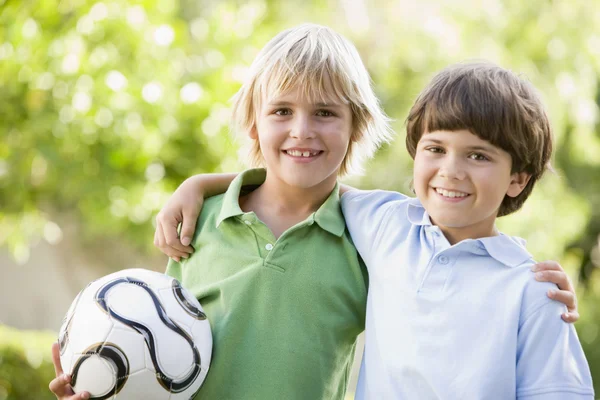
#> input picture two.png, 600 x 400 px
$ python face_detector.py
#> lines starting #> are read from the running program, lines starting #| are printed output that depends on the picture; after the words box and inside, x2 and y2 are one past the last pixel; in counts of white or black regions, pixels touching at a corner belong together
import cv2
from random import randrange

trained_face_data = cv2.CascadeClassifier('haarcascade_frontalface_default.xml')

img = cv2.imread('two.png')
#> img is the input picture: shape (400, 600, 3); mean B, G, R 151.4, 189.1, 185.8

greyscaled_img = cv2.cvtColor(img, cv2.COLOR_BGR2GRAY)
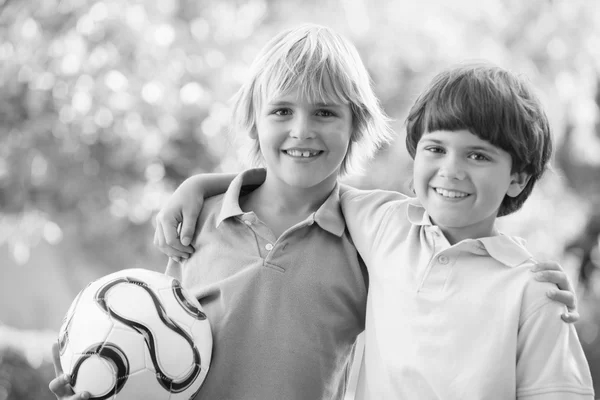
#> greyscaled_img: shape (400, 600); min 3, max 255, mean 183.8


face_coordinates = trained_face_data.detectMultiScale(greyscaled_img)
#> face_coordinates = [[404, 114, 99, 99], [247, 69, 112, 112]]

#print(face_coordinates)


for (x,y,w,h) in face_coordinates:
    cv2.rectangle(img, (x,y),(x+w, y+h), (randrange(256), randrange(256),randrange(256)), 2)
#> this loop made 2 passes
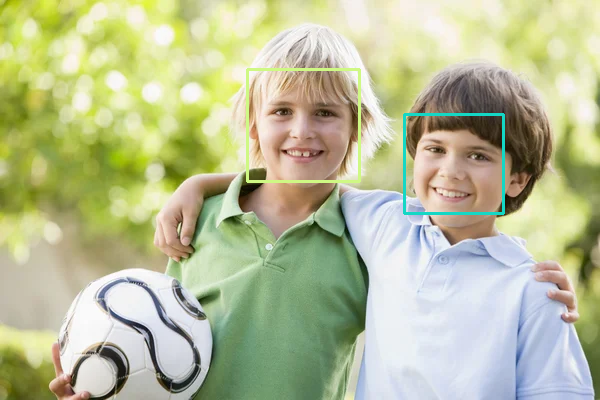
#> img: shape (400, 600, 3); 1.05% of pixels changed, all inside (x1, y1, x2, y2) = (246, 68, 505, 215)

cv2.imshow('the TPM', img)

#
cv2.waitKey()

print("Code Completed")
